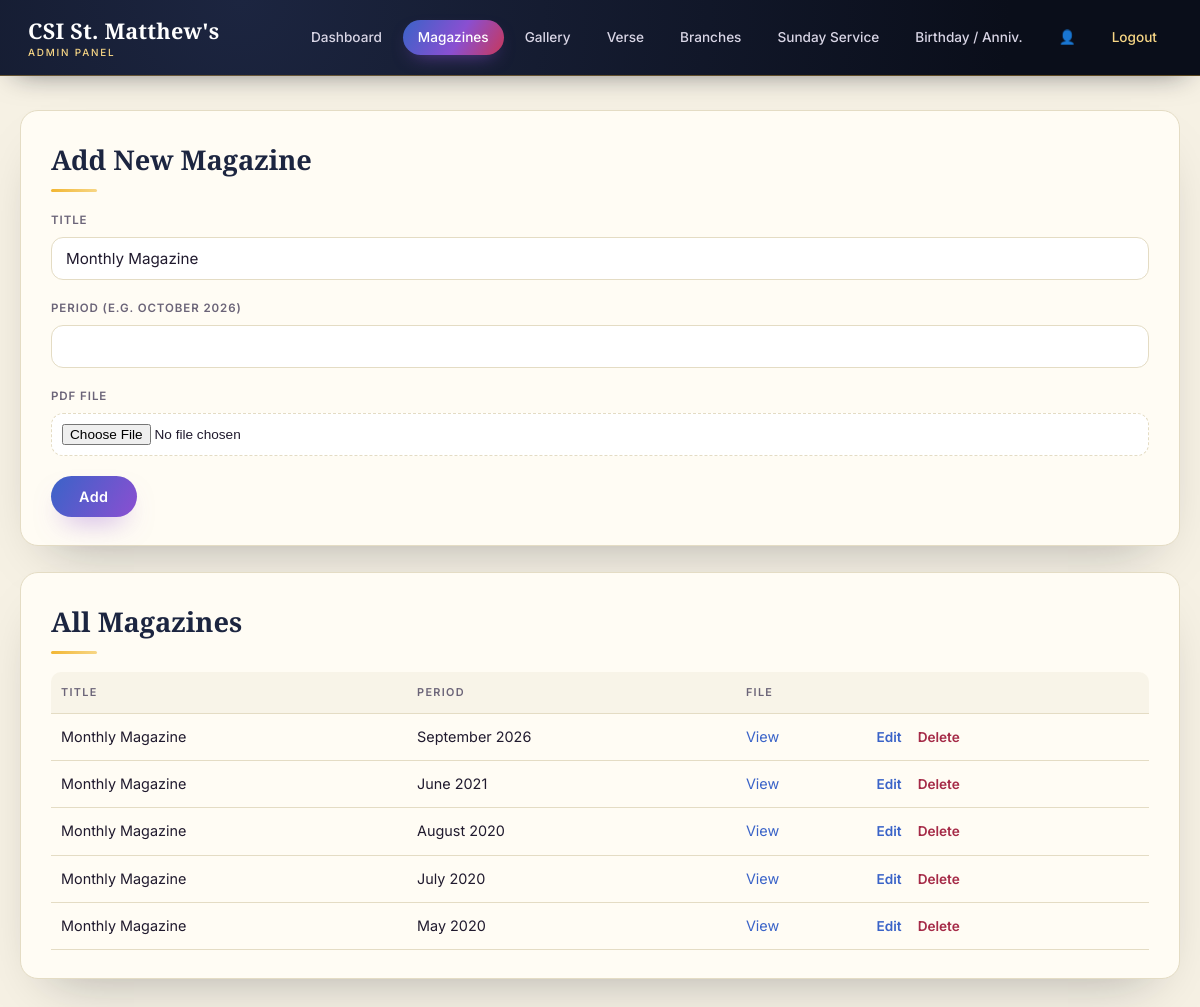
/admin/magazines.php (signed in), run on the app's committed database.
### tables this page shows
CREATE TABLE magazines (
  id INT AUTO_INCREMENT PRIMARY KEY,
  title VARCHAR(150) NOT NULL,
  period VARCHAR(50) NOT NULL,
  filename VARCHAR(255),
  sort_order INT DEFAULT 0
);

### includes/config.php (called while the page is built, shortened)
<?php
function db(): mysqli {
    static $conn = null;
    if ($conn === null) {
        $conn = new mysqli(DB_HOST, DB_USER, DB_PASS, DB_NAME);
        $conn->set_charset('utf8mb4');
    }
    return $conn;
}
function h(?string $value): string {
    return htmlspecialchars($value ?? '', ENT_QUOTES, 'UTF-8');
}

### admin/magazines.php (the view, shortened to what this page needs)
<?php
require __DIR__ . '/_layout_top.php';
$editRow = null;
$all = db()->query("SELECT * FROM magazines ORDER BY sort_order");
$base = '../';
?>
<div class="admin-card">
  <h2><?= $editRow ? 'Edit Magazine' : 'Add New Magazine' ?></h2>
  <form method="post" enctype="multipart/form-data">
    <label>Title</label>
    <input type="text" name="title" value="<?= h($editRow['title'] ?? 'Monthly Magazine') ?>" required>
    <label>Period (e.g. October 2026)</label>
    <input type="text" name="period" value="<?= h($editRow['period'] ?? '') ?>" required>
    <label>PDF File<?= $editRow ? ' (leave empty to keep current file)' : '' ?></label>
    <input type="file" name="pdf" accept="application/pdf">
    <button type="submit" class="btn" style="margin-top:20px;"><?= $editRow ? 'Update' : 'Add' ?></button>
  </form>
</div>
<div class="admin-card">
  <h2>All Magazines</h2>
  <div class="table-scroll">
  <table>
    <tr><th>Title</th><th>Period</th><th>File</th><th></th></tr>
    <?php while ($row = $all->fetch_assoc()): ?>
    <tr>
      <td><?= h($row['title']) ?></td>
      <td><?= h($row['period']) ?></td>
      <td><a href="<?= $base ?>assets/pdf/<?= h($row['filename']) ?>" target="_blank">View</a></td>
      <td class="row-actions">
        <a href="?edit=<?= (int)$row['id'] ?>">Edit</a>
        <form method="post" style="display:inline" onsubmit="return confirm('Delete this magazine?');">
          <a href="#" onclick="this.closest('form').submit(); return false;" style="color:#a52a47;">Delete</a>
        </form>
      </td>
    </tr>
    <?php endwhile; ?>
  </table>
  </div>
</div>
<?php require __DIR__ . '/_layout_bottom.php'; ?>

### admin/_layout_top.php (style rules this page uses)
:root { --ink:#0a0e1a; --ink-2:#131a2e; --ink-3:#1c2540; --paper:#f6f1e4; --paper-card:#fffcf4; --sapphire:#3a63c8; --amethyst:#8a4fd1; --amber:#f2b632; --amber-soft:#f7d685; --ruby:#c8385a; --text:#201a2e; --muted:#6b6478; --border:#e4dcc4; --grad: linear-gradient(120deg, var(--sapphire), var(--amethyst) 55%, var(--ruby) 100%); }
* { box-sizing: border-box; }
body { margin:0; font-family:'Inter',-apple-system,'Segoe UI',sans-serif; background:var(--paper); color:var(--text); line-height:1.55; }
a { color:var(--sapphire); text-decoration:none; }
.admin-card { background:var(--paper-card); border:1px solid var(--border); border-radius:18px; padding:28px 30px; margin-bottom:26px; box-shadow:0 25px 55px -30px rgba(10,14,26,0.35); }
.admin-card h2 { font-family:'Cormorant Garamond',Georgia,serif; font-weight:700; font-size:1.7rem; color:var(--ink-3); margin:0 0 6px; }
.admin-card h2::after { content:''; display:block; width:46px; height:3px; border-radius:2px; margin-top:8px; background:linear-gradient(90deg,var(--amber),var(--amber-soft)); }
.admin-card > h2 + * { margin-top:18px; }
label { display:block; font-size:0.72rem; font-weight:600; letter-spacing:0.08em; text-transform:uppercase; margin:20px 0 7px; color:var(--muted); }
input[type=text], input[type=password], input[type=date], input[type=number], textarea, select { width:100%; padding:11px 14px; border:1px solid var(--border); border-radius:12px; font-size:0.95rem; font-family:inherit; background:#fff; color:var(--text); transition:border-color .2s, box-shadow .2s; }
input[type=file] { width:100%; font-size:0.85rem; padding:10px; border:1px dashed var(--border); border-radius:12px; background:#fff; }
.btn { display:inline-flex; align-items:center; justify-content:center; gap:8px; background:var(--grad); background-size:200% auto; color:#fff; border:none; padding:12px 28px; border-radius:30px; font-family:inherit; font-size:0.9rem; font-weight:600; letter-spacing:0.03em; cursor:pointer; text-decoration:none; text-align:center; box-shadow:0 14px 28px -12px rgba(138,79,209,0.55); transition:background-position .5s, transform .25s, box-shadow .25s; }
.table-scroll { overflow-x:auto; -webkit-overflow-scrolling:touch; margin-top:14px; }
table { width:100%; border-collapse:separate; border-spacing:0; min-width:560px; }
th, td { text-align:left; padding:12px 10px; border-bottom:1px solid var(--border); font-size:0.9rem; white-space:nowrap; vertical-align:middle; }
th { color:var(--muted); font-size:0.68rem; font-weight:600; text-transform:uppercase; letter-spacing:0.12em; background:rgba(228,220,196,0.25); }
th:first-child { border-top-left-radius:10px; }
th:last-child { border-top-right-radius:10px; }
.row-actions a { margin-right:12px; font-size:0.85rem; font-weight:600; }

### data on the page
magazines: title "Monthly Magazine", period "September 2026"
magazines: title "Monthly Magazine", period "June 2021"
magazines: title "Monthly Magazine", period "August 2020"
magazines: title "Monthly Magazine", period "July 2020"
magazines: title "Monthly Magazine", period "May 2020"

### other printed values
$label "Dashboard Magazines Gallery Verse Branches Sunday Service Birthday / Anniv."
